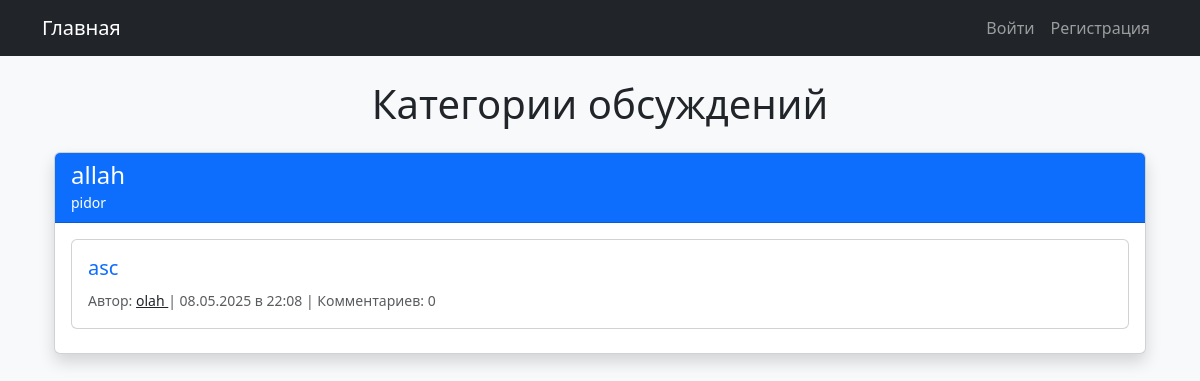
Before: / with the older database file.
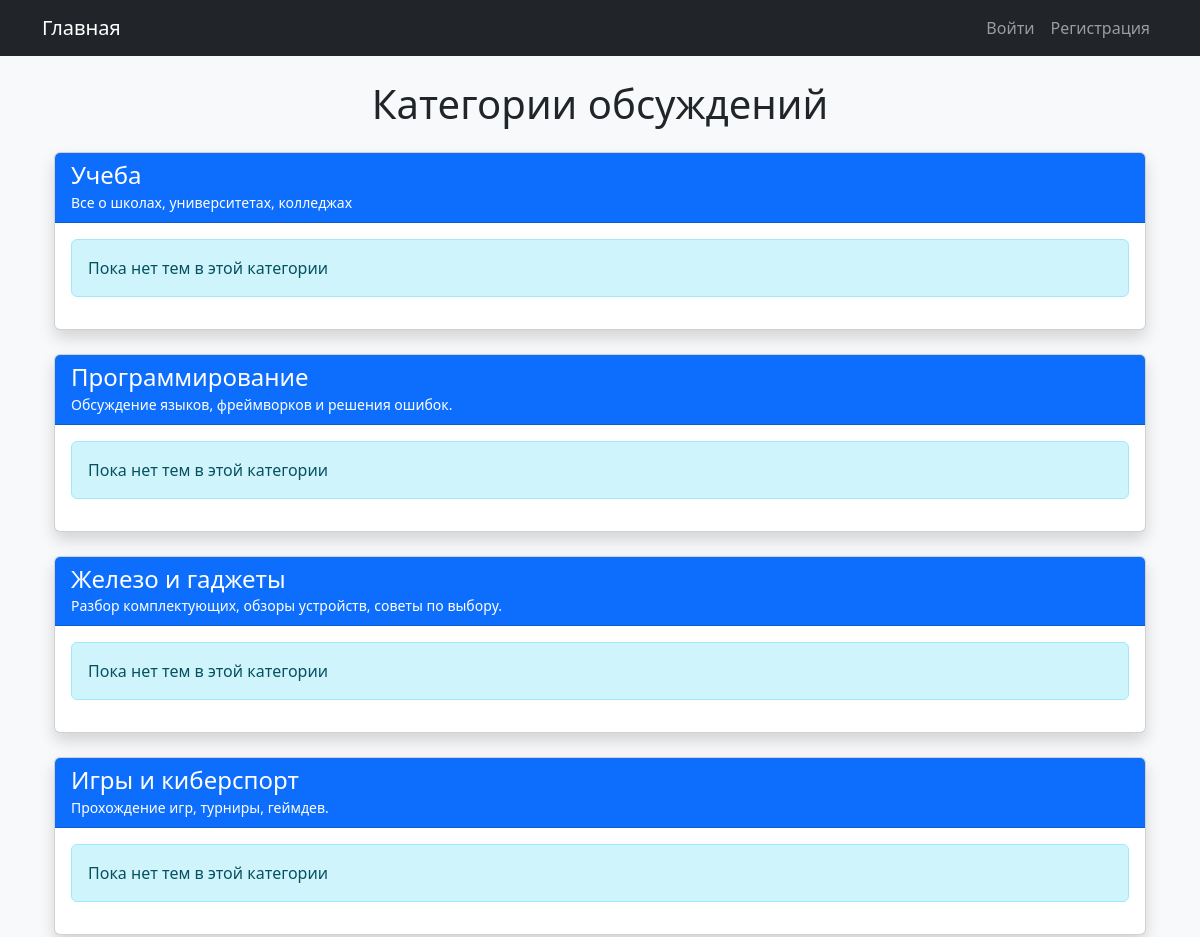
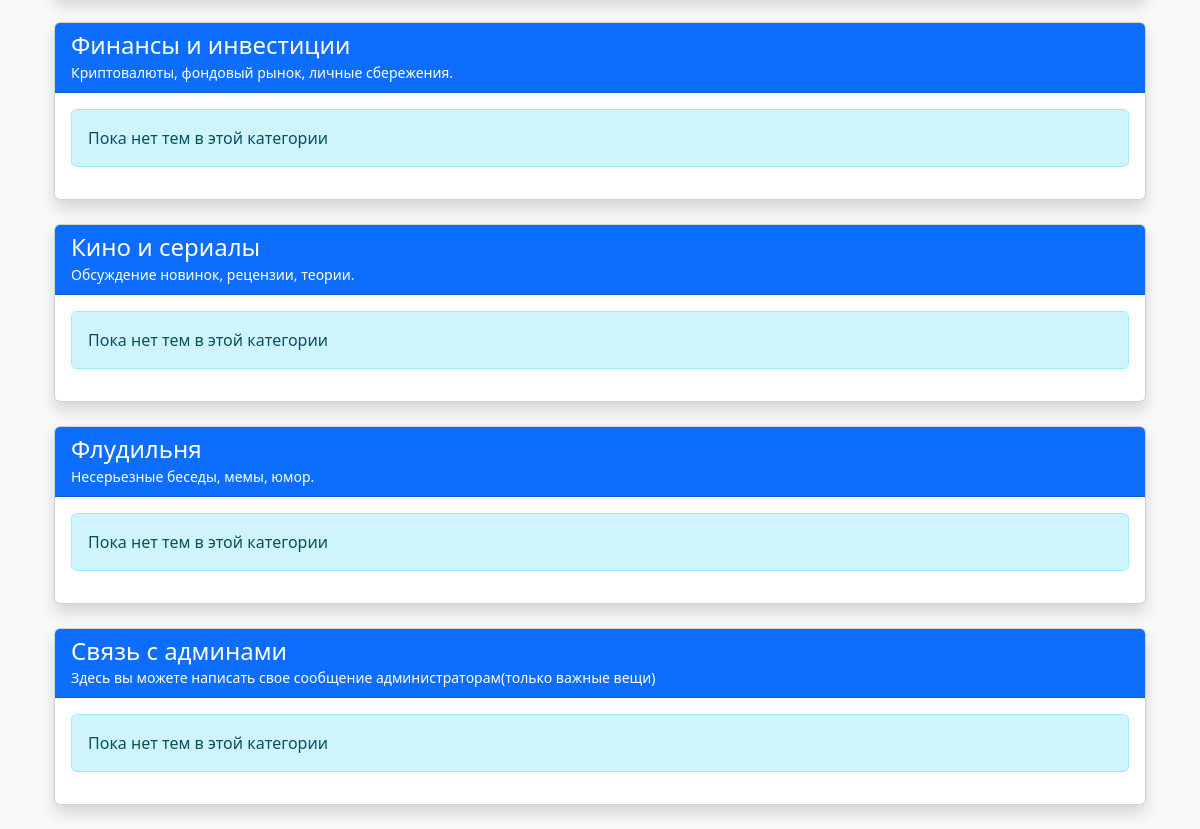
After: the same page with the newer database file (2 pictures, top to bottom).
### app.py (models this page shows, shortened)
class Category(db.Model):
    id = db.Column(db.Integer, primary_key=True)
    name = db.Column(db.String(128), unique=True)
    description = db.Column(db.String(256))
    topics = db.relationship('Topic', backref='category', lazy='dynamic', cascade='all, delete-orphan')

class Topic(db.Model):
    id = db.Column(db.Integer, primary_key=True)
    title = db.Column(db.String(128))
    content = db.Column(db.Text)
    created_at = db.Column(db.DateTime, default=datetime.utcnow)
    user_id = db.Column(db.Integer, db.ForeignKey('user.id'))
    category_id = db.Column(db.Integer, db.ForeignKey('category.id'))
    comments = db.relationship('Comment', backref='topic', lazy='dynamic')

class User(UserMixin, db.Model):
    id = db.Column(db.Integer, primary_key=True)
    username = db.Column(db.String(64), index=True, unique=True)
    password_hash = db.Column(db.String(128))
    role = db.Column(db.String(32), default='user')
    avatar = db.Column(db.String(128))
    banned = db.Column(db.Boolean, default=False)
    muted = db.Column(db.Boolean, default=False)
    topics = db.relationship('Topic', backref='author', lazy='dynamic')
    comments = db.relationship('Comment', backref='author', lazy='dynamic')

### app.py (the view)
@app.route('/')
def index():
    categories = Category.query.all()
    return render_template('index.html', categories=categories)

### templates/index.html (shortened to what this page needs)
{% extends "base.html" %}
{% block content %}
<div class="container">
    <h1 class="mb-4 text-center">Категории обсуждений</h1>
    {% for category in categories %}
    <div class="card shadow mb-4">
        <div class="card-header bg-primary text-white">
            <div class="d-flex justify-content-between align-items-center">
                <div>
                    <h4 class="mb-0">{{ category.name }}</h4>
                    <small>{{ category.description }}</small>
                </div>
            </div>
        </div>
        <div class="card-body">
            {% for topic in category.topics %}
            <div class="topic-item card mb-2">
                <div class="card-body d-flex justify-content-between align-items-center">
                    <div>
                        <h5 class="card-title">
                            <a href="{{ url_for('topic', topic_id=topic.id) }}"
                               class="text-decoration-none">
                               {{ topic.title }}
                            </a>
                        </h5>
                        <small class="text-muted">
                            Автор:
                            <a href="{{ url_for('profile', user_id=topic.author.id) }}"
                               class="text-dark">
                               {{ topic.author.username }}
                            </a>
                            | {{ topic.created_at.strftime('%d.%m.%Y в %H:%M') }}
                            | Комментариев: {{ topic.comments.count() }}
                        </small>
                    </div>
                </div>
            </div>
            {% else %}
            <div class="alert alert-info">Пока нет тем в этой категории</div>
            {% endfor %}
        </div>
    </div>
    {% else %}
    <div class="alert alert-info">Пока нет категорий для обсуждений</div>
    {% endfor %}
</div>
{% endblock %}

### templates/base.html (shortened to what this page needs)
<!DOCTYPE html>
<html lang="ru">
<head>
    <link href="https://cdn.jsdelivr.net/npm/bootstrap@5.3.0/dist/css/bootstrap.min.css" rel="stylesheet">
    <link rel="stylesheet" href="https://cdn.jsdelivr.net/npm/bootstrap-icons@1.7.2/font/bootstrap-icons.css">
</head>
<body class="bg-light">
<nav class="navbar navbar-expand-lg navbar-dark bg-dark">
    <div class="container">
        <a class="navbar-brand" href="{{ url_for('index') }}">Главная</a>
        <div class="navbar-nav">
            {% if current_user.is_authenticated %}
                {% if current_user.role == 'admin' %}
                    <a class="nav-link" href="{{ url_for('create_category') }}">Создать категорию</a>
                {% endif %}
                {% if current_user.role in ['admin', 'moderator'] %}
                    <a class="nav-link" href="{{ url_for('admin_users') }}">Управление</a>
                {% endif %}
                <a class="nav-link" href="{{ url_for('my_profile') }}">Профиль</a>
                <a class="nav-link" href="{{ url_for('logout') }}">Выйти</a>
            {% else %}
                <a class="nav-link" href="{{ url_for('login') }}">Войти</a>
                <a class="nav-link" href="{{ url_for('register') }}">Регистрация</a>
            {% endif %}
        </div>
    </div>
</nav>
<div class="container mt-4">
    {% block content %}{% endblock %}
</div>
</body>
</html>

Changed rows visible on the page:
removed Category: name "allah", description "pidor"
removed Topic: title "asc", author.username "olah", created_at "08.05.2025 в 22:08", comments.count "0", shown under Category "allah"
added Category: name "Учеба", description "Все о школах, университетах, колледжах"
added Category: name "Программирование", description "Обсуждение языков, фреймворков и решения ошибок."
added Category: name "Железо и гаджеты", description "Разбор комплектующих, обзоры устройств, советы по выбору."
added Category: name "Игры и киберспорт", description "Прохождение игр, турниры, геймдев."
added Category: name "Финансы и инвестиции", description "Криптовалюты, фондовый рынок, личные сбережения."
added Category: name "Кино и сериалы", description "Обсуждение новинок, рецензии, теории."
added Category: name "Флудильня", description "Несерьезные беседы, мемы, юмор."
added Category: name "Связь с админами", description "Здесь вы можете написать свое сообщение администраторам(только важные вещи)"
